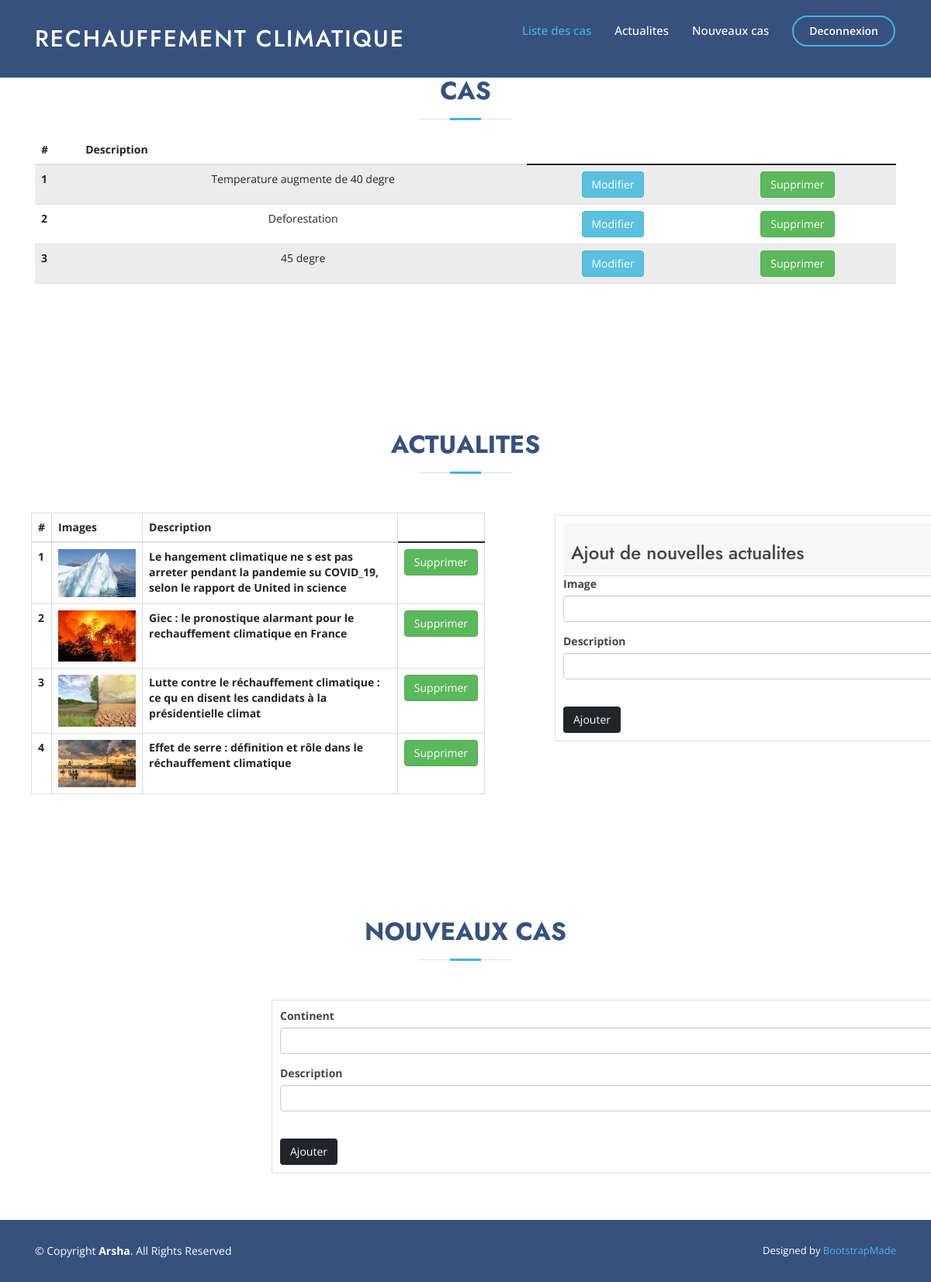
The page /back.php on the database its author committed.
### tables this page shows
create table cas(
    id int not null AUTO_INCREMENT primary key,
    descri varchar(2000),
    continent varchar(2000)
);

create table images(
    id int not null auto_increment PRIMARY KEY,
    img varchar(100),
    descri varchar(250)
);

### forms/connection.php (called while the page is built)
<?php
function connect() {
    static $connect = null;
    if ($connect === null) {
        $connect = mysqli_connect('localhost', 'root', 'root', 'rechauffement');
        $connect->set_charset("utf8");
    }
    return $connect;
}
?>

### forms/functions.php (called while the page is built, shortened)
<?php
include("connection.php");
function getImages() {
    $sql="SELECT * FROM images";
    $req=mysqli_query(connect(),$sql);
    $result=$req->fetch_all(MYSQLI_ASSOC);
    return $result;
}
function getCas() {
    $sql="SELECT * FROM cas";
    $req=mysqli_query(connect(),$sql);
    $result=$req->fetch_all(MYSQLI_ASSOC);
    return $result;
}
?>

### back.php (the view, shortened to what this page needs)
<?php
    include("forms/functions.php");
    $cas=getCas();
    $images=getImages();
?>
<!DOCTYPE html>
<html lang="en">
<head>
  <link href="assets/vendor/aos/aos.css" rel="stylesheet">
  <link href="assets/vendor/bootstrap/css/bootstrap.min.css" rel="stylesheet">
  <link href="assets/vendor/bootstrap-icons/bootstrap-icons.css" rel="stylesheet">
  <link href="assets/vendor/boxicons/css/boxicons.min.css" rel="stylesheet">
  <link href="assets/vendor/glightbox/css/glightbox.min.css" rel="stylesheet">
  <link href="assets/vendor/remixicon/remixicon.css" rel="stylesheet">
  <link href="assets/vendor/swiper/swiper-bundle.min.css" rel="stylesheet">
  <link rel="stylesheet" href="https://maxcdn.bootstrapcdn.com/bootstrap/3.4.1/css/bootstrap.min.css">
  <link href="assets/css/style.css" rel="stylesheet">
</head>
<body>
  <header id="header" class="fixed-top " style ="background-color:#37517e;">
    <div class="container d-flex align-items-center">
      <h1 class="logo me-auto"><a href="back.php">Rechauffement Climatique</a></h1>
      <nav id="navbar" class="navbar" >
        <ul>
          <li><a class="nav-link scrollto" href="#liste">Liste des cas</a></li>
          <li><a class="nav-link scrollto" href="#nouveau">Actualites</a></li>
          <li><a class="nav-link scrollto" href="#cas">Nouveaux cas</a></li>
          <li><a class="getstarted scrollto" href="login.php">Deconnexion</a></li>
        </ul>
      </nav>
    </div>
  </header>
  <main id="main">
    <section id="liste" class="liste">
      <div class="container" data-aos="fade-up">
        <div class="section-title">
          <h2>Cas</h2>
            <table class="table table-striped">
                <thead>
                    <tr>
                    <th scope="col">#</th>
                    <th scope="col">Description</th>
                    </tr>
                </thead>
                <tbody>
                    <?php for($i=0; $i<count($cas); $i++) { ?>
                    <tr>
                    <th scope="row" name="id"><?php echo $cas[$i]['id']; ?></th>
                    <td name="descri"><?php echo $cas[$i]['descri']; ?></td>
                    <td><button type="button" class="btn btn-info" data-toggle="modal" data-target="#exampleModal">Modifier</button>
                        </td>
                    <td><a href="suppressioncas.php?id=<?php echo $cas[$i]['id']?>"><button type="button" class="btn btn-success">Supprimer</button></a></td>
                    </tr>
                    <?php } ?>
                </tbody>
            </table>
        </div>
      </div>
    </section>
    <section id="nouveau" class="nouveau">
      <div class="section-title">
        <h2>Actualites</h2>
      </div>
      <div class="row content">
          <div class="col-lg-6" >
                <table class="table table-bordered" style="margin-left:40px;" >
                        <thead class="thead-light">
                            <tr>
                            <th scope="col">#</th>
                            <th scope="col">Images</th>
                            <th scope="col">Description</th>
                            </tr>
                        </thead>
                        <tbody>
                            <?php for($i=0; $i<count($images); $i++) { ?>
                            <tr>
                            <th scope="row" name="id"><?php echo $images[$i]['id']; ?></th>
                            <td name="descri"><img src="assets/img/<?php echo $images[$i]['img']; ?>" width="100" heigth="50" ></td>
                            <th scope="row" name="id"><?php echo $images[$i]['descri']; ?></th>
                            <td><a href="suppressionactu.php?id=<?php echo $images[$i]['id']?>"><button type="button" class="btn btn-success">Supprimer</button></a></td>
                            </tr>
                            <?php } ?>
                        </tbody>
                </table>
          </div>
          <div class="col-lg-6 pt-4 pt-lg-0">
                <div class="card" style="width: 70rem; margin-left:100px; margin-top:3px;" >
                    <form action="insertionactu.php" method="get">
                        <div class="card-body">
                            <div class="card-header"><h3>Ajout de nouvelles actualites</h3></div>
                                <div class="form-group">
                                        <label for="">Image</label>
                                        <input type="text" class="form-control" id="image" name="image">
                                </div>
                                <div class="form-group">
                                        <label for="">Description</label>
                                        <input type="text" class="form-control" id="description" name="description">
                                </div>
                                <div>
                                    <button type="submit" class="btn btn-dark">Ajouter</button>
                                </div>
                        </div>
                    </form>
                </div>
          </div>
      </div>
    </section>
    <section id="cas" class="cas">
      <div class="section-title">
        <h2>Nouveaux cas</h2>
      </div>
      <div class="card" style="width: 100rem; margin-left:350px; " >
        <form action="insertioncas.php" method="get">
                        <div class="card-body">
                                <div class="form-group">
                                        <label for="">Continent</label>
                                        <input type="text" class="form-control" id="continent" name="continent">
                                </div>
                                <div class="form-group">
                                        <label for="">Description</label>
                                        <input type="text" class="form-control" id="description" name="description">
                                </div>
                                <div>
                                    <button type="submit" class="btn btn-dark">Ajouter</button>
                                </div>
                        </div>
        </form>
      </div>
    </section>
  </main>
  <footer id="footer">
    <div class="container footer-bottom clearfix">
      <div class="copyright">
        &copy; Copyright <strong><span>Arsha</span></strong>. All Rights Reserved
      </div>
      <div class="credits">
        Designed by <a href="https://bootstrapmade.com/">BootstrapMade</a>
      </div>
    </div>
  </footer>
</body>
</html>

### assets/css/style.css (style rules this page uses)
body { font-family: "Open Sans", sans-serif; color: #444444; }
a { color: #47b2e4; text-decoration: none; }
h1, h2, h3, h4, h5, h6 { font-family: "Jost", sans-serif; }
#header { transition: all 0.5s; z-index: 997; padding: 15px 0; }
#header .logo { font-size: 30px; margin: 0; padding: 0; line-height: 1; font-weight: 500; letter-spacing: 2px; text-transform: uppercase; }
#header .logo a { color: #fff; }
.navbar { padding: 0; }
.navbar ul { margin: 0; padding: 0; display: flex; list-style: none; align-items: center; }
.navbar li { position: relative; }
.navbar a, .navbar a:focus { display: flex; align-items: center; justify-content: space-between; padding: 10px 0 10px 30px; font-size: 15px; font-weight: 500; color: #fff; white-space: nowrap; transition: 0.3s; }
.navbar a:hover, .navbar .active, .navbar .active:focus, .navbar li:hover > a { color: #47b2e4; }
.navbar .getstarted, .navbar .getstarted:focus { padding: 8px 20px; margin-left: 30px; border-radius: 50px; color: #fff; font-size: 14px; border: 2px solid #47b2e4; font-weight: 600; }
section { padding: 60px 0; overflow: hidden; }
.section-title { text-align: center; padding-bottom: 30px; }
.section-title h2 { font-size: 32px; font-weight: bold; text-transform: uppercase; margin-bottom: 20px; padding-bottom: 20px; position: relative; color: #37517e; }
.section-title h2::before { content: ""; position: absolute; display: block; width: 120px; height: 1px; background: #ddd; bottom: 1px; left: calc(50% - 60px); }
.section-title h2::after { content: ""; position: absolute; display: block; width: 40px; height: 3px; background: #47b2e4; bottom: 0; left: calc(50% - 20px); }
#footer { font-size: 14px; background: #37517e; }
#footer .footer-bottom { padding-top: 30px; padding-bottom: 30px; color: #fff; }
#footer .copyright { float: left; }
#footer .credits { float: right; font-size: 13px; }
#footer .credits a { transition: 0.3s; }

### rows shown on the page
cas: id "1", descri "Temperature augmente de 40 degre"
cas: id "2", descri "Deforestation"
cas: id "3", descri "45 degre"
images: id "1", img (picture), descri "Le hangement climatique ne s est pas arreter pendant la pandemie su COVID_19, selon le rapport de United in science"
images: id "2", img (picture), descri "Giec : le pronostique alarmant pour le rechauffement climatique en France"
images: id "3", img (picture), descri "Lutte contre le réchauffement climatique : ce qu en disent les candidats à la présidentielle climat"
images: id "4", img (picture), descri "Effet de serre : définition et rôle dans le réchauffement climatique"
